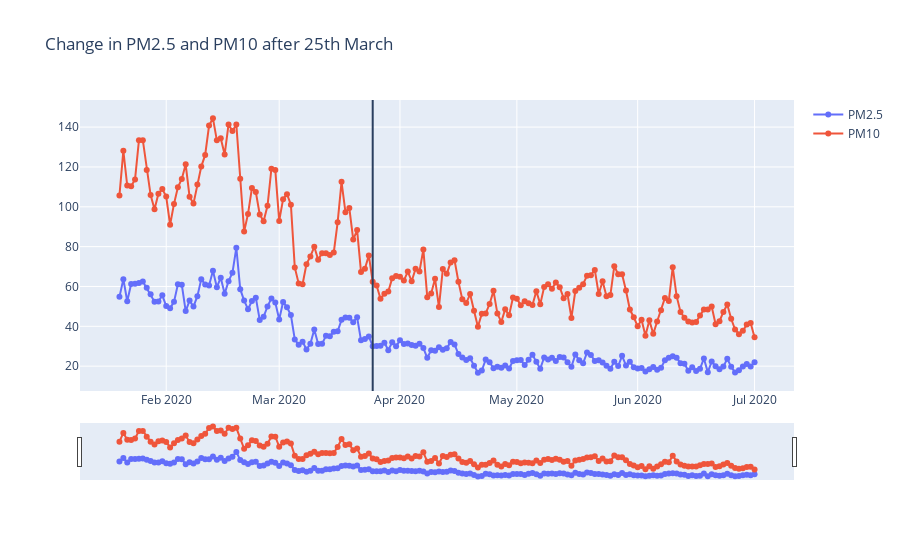
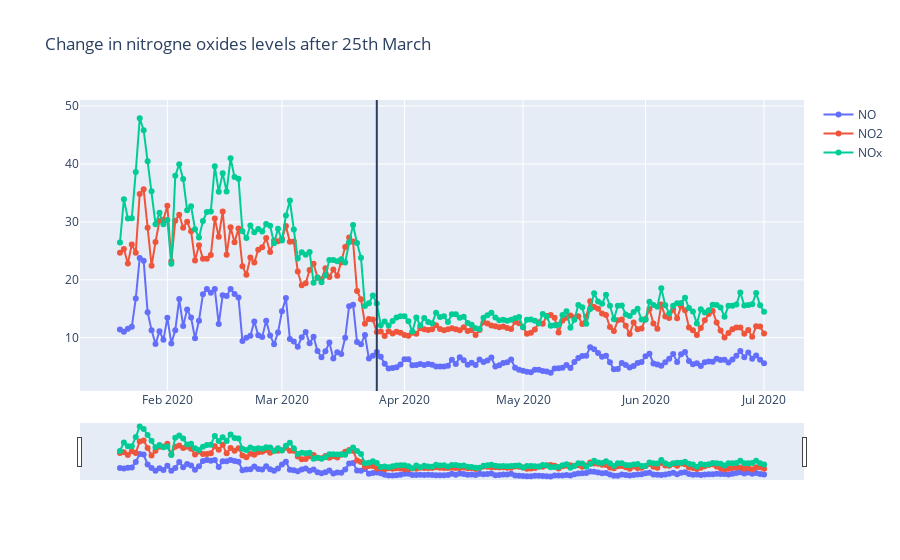
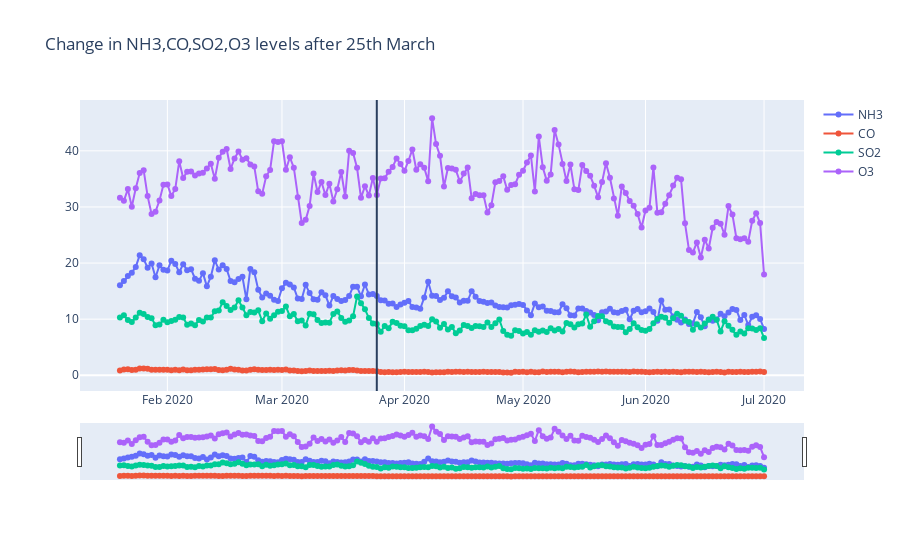
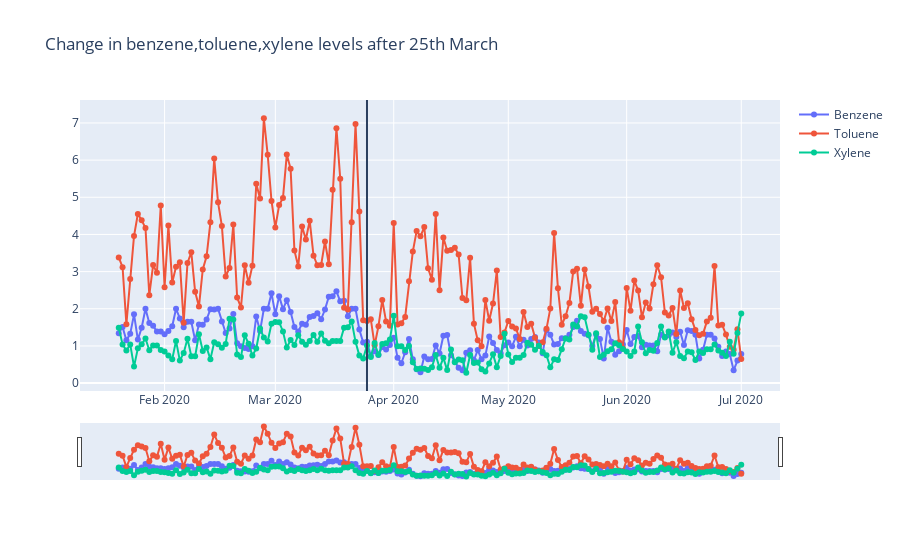

The cell these charts' notebook holds for them, in order:
### Code cell
temp = df[df['Date']>="2020-01-20"]

temp = temp.groupby(['Date'])[['PM2.5', 'PM10', 'NO', 'NO2', 'NOx', 'NH3', 'CO', 'SO2',
       'O3', 'Benzene', 'Toluene', 'Xylene',"AQI"]].median().reset_index()
fig = go.Figure()

fig.add_trace(go.Scatter(x=temp["Date"],y=temp["PM2.5"],
                        mode='lines+markers',name="PM2.5"))
fig.add_trace(go.Scatter(x=temp["Date"],y=temp["PM10"],
                        mode='lines+markers',name="PM10"))
fig.update_layout(shapes=[
    dict(
      type= 'line',
      yref= 'paper', y0= 0, y1= 1,
      xref= 'x', x0= '2020-03-25', x1= '2020-03-25'
    )
])
fig.update_layout(title={'text':'Change in PM2.5 and PM10 after 25th March'})
fig.update_xaxes(rangeslider_visible=True)
fig.show()

#Nitrogen Oxides
fig = go.Figure()

fig.add_trace(go.Scatter(x=temp["Date"],y=temp["NO"],
                        mode='lines+markers',name="NO"))
fig.add_trace(go.Scatter(x=temp["Date"],y=temp["NO2"],
                        mode='lines+markers',name="NO2"))
fig.add_trace(go.Scatter(x=temp["Date"],y=temp["NOx"],
                        mode='lines+markers',name="NOx"))
fig.update_layout(shapes=[
    dict(
      type= 'line',
      yref= 'paper', y0= 0, y1= 1,
      xref= 'x', x0= '2020-03-25', x1= '2020-03-25'
    )
])
fig.update_layout(title={'text':'Change in nitrogne oxides levels after 25th March'})
fig.update_xaxes(rangeslider_visible=True)
fig.show()

#Ammonia,Carbon Monoxide and Sulphur Dioxide and Ozone
fig = go.Figure()

fig.add_trace(go.Scatter(x=temp["Date"],y=temp["NH3"],
                        mode='lines+markers',name="NH3"))
fig.add_trace(go.Scatter(x=temp["Date"],y=temp["CO"],
                        mode='lines+markers',name="CO"))
fig.add_trace(go.Scatter(x=temp["Date"],y=temp["SO2"],
                        mode='lines+markers',name="SO2"))
fig.add_trace(go.Scatter(x=temp["Date"],y=temp["O3"],
                        mode='lines+markers',name="O3"))
fig.update_layout(shapes=[
    dict(
      type= 'line',
      yref= 'paper', y0= 0, y1= 1,
      xref= 'x', x0= '2020-03-25', x1= '2020-03-25'
    )
])
fig.update_layout(title={'text':'Change in NH3,CO,SO2,O3 levels after 25th March'})
fig.update_xaxes(rangeslider_visible=True)
fig.show()

#Benzene,Toluene,Xylene
fig = go.Figure()

fig.add_trace(go.Scatter(x=temp["Date"],y=temp["Benzene"],
                        mode='lines+markers',name="Benzene"))
fig.add_trace(go.Scatter(x=temp["Date"],y=temp["Toluene"],
                        mode='lines+markers',name="Toluene"))
fig.add_trace(go.Scatter(x=temp["Date"],y=temp["Xylene"],
                        mode='lines+markers',name="Xylene"))
fig.update_layout(shapes=[
    dict(
      type= 'line',
      yref= 'paper', y0= 0, y1= 1,
      xref= 'x', x0= '2020-03-25', x1= '2020-03-25'
    )
])
fig.update_layout(title={'text':'Change in benzene,toluene,xylene levels after 25th March'})
fig.update_xaxes(rangeslider_visible=True)
fig.show()

### Figure 1 — Plotly figure (JSON) as saved in the notebook; plotly's stock layout.template omitted (floating-point values rounded to 4 significant figures; data arrays with more than 128 entries replaced by an {"elided": "..."} marker saying what was removed)
{"data": [{"mode": "lines+markers", "name": "PM2.5", "type": "scatter", "x": {"elided": "164 str values"}, "y": {"elided": "164 float values"}}, {"mode": "lines+markers", "name": "PM10", "type": "scatter", "x": {"elided": "164 str values"}, "y": {"elided": "164 float values"}}], "layout": {"shapes": [{"type": "line", "x0": "2020-03-25", "x1": "2020-03-25", "xref": "x", "y0": 0, "y1": 1, "yref": "paper"}], "title": {"text": "Change in PM2.5 and PM10 after 25th March"}, "xaxis": {"rangeslider": {"visible": true}}}}

### Figure 2 — Plotly figure (JSON) as saved in the notebook; plotly's stock layout.template omitted (floating-point values rounded to 4 significant figures; data arrays with more than 128 entries replaced by an {"elided": "..."} marker saying what was removed)
{"data": [{"mode": "lines+markers", "name": "NO", "type": "scatter", "x": {"elided": "164 str values"}, "y": {"elided": "164 float values"}}, {"mode": "lines+markers", "name": "NO2", "type": "scatter", "x": {"elided": "164 str values"}, "y": {"elided": "164 float values"}}, {"mode": "lines+markers", "name": "NOx", "type": "scatter", "x": {"elided": "164 str values"}, "y": {"elided": "164 float values"}}], "layout": {"shapes": [{"type": "line", "x0": "2020-03-25", "x1": "2020-03-25", "xref": "x", "y0": 0, "y1": 1, "yref": "paper"}], "title": {"text": "Change in nitrogne oxides levels after 25th March"}, "xaxis": {"rangeslider": {"visible": true}}}}

### Figure 3 — Plotly figure (JSON) as saved in the notebook; plotly's stock layout.template omitted (floating-point values rounded to 4 significant figures; data arrays with more than 128 entries replaced by an {"elided": "..."} marker saying what was removed)
{"data": [{"mode": "lines+markers", "name": "NH3", "type": "scatter", "x": {"elided": "164 str values"}, "y": {"elided": "164 float values"}}, {"mode": "lines+markers", "name": "CO", "type": "scatter", "x": {"elided": "164 str values"}, "y": {"elided": "164 float values"}}, {"mode": "lines+markers", "name": "SO2", "type": "scatter", "x": {"elided": "164 str values"}, "y": {"elided": "164 float values"}}, {"mode": "lines+markers", "name": "O3", "type": "scatter", "x": {"elided": "164 str values"}, "y": {"elided": "164 float values"}}], "layout": {"shapes": [{"type": "line", "x0": "2020-03-25", "x1": "2020-03-25", "xref": "x", "y0": 0, "y1": 1, "yref": "paper"}], "title": {"text": "Change in NH3,CO,SO2,O3 levels after 25th March"}, "xaxis": {"rangeslider": {"visible": true}}}}

### Figure 4 — Plotly figure (JSON) as saved in the notebook; plotly's stock layout.template omitted (floating-point values rounded to 4 significant figures; data arrays with more than 128 entries replaced by an {"elided": "..."} marker saying what was removed)
{"data": [{"mode": "lines+markers", "name": "Benzene", "type": "scatter", "x": {"elided": "164 str values"}, "y": {"elided": "164 float values"}}, {"mode": "lines+markers", "name": "Toluene", "type": "scatter", "x": {"elided": "164 str values"}, "y": {"elided": "164 float values"}}, {"mode": "lines+markers", "name": "Xylene", "type": "scatter", "x": {"elided": "164 str values"}, "y": {"elided": "164 float values"}}], "layout": {"shapes": [{"type": "line", "x0": "2020-03-25", "x1": "2020-03-25", "xref": "x", "y0": 0, "y1": 1, "yref": "paper"}], "title": {"text": "Change in benzene,toluene,xylene levels after 25th March"}, "xaxis": {"rangeslider": {"visible": true}}}}
